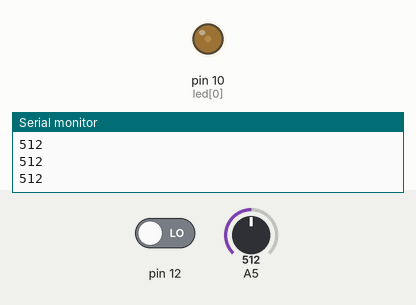
Simulated run of this sketch. Board: Arduino Uno, built with avr-gcc and run on an emulated ATmega328P. Parts: output pins drawn as LEDs (lit = HIGH), the last lines printed to the serial monitor. Inputs (shaded band) come from the test bench; at power-on: A5 = 512, pin 12 LOW.

Above: at 1.2 s.
1.3 s: A5 set to 716
At 1.8 s:
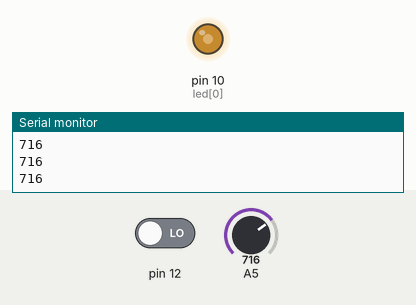
2.9 s: A5 set to 900
At 4.2 s:
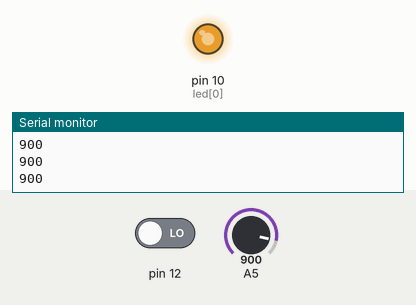
4.5 s: A5 set to 511
At 5.9 s:
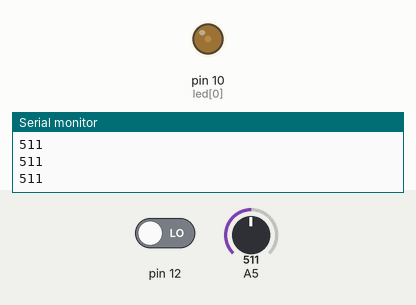
Timing chart, 0 to 7.5 s (numbered marks = the images above; inputs shaded):
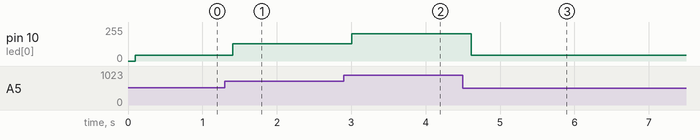

Measured:
- after the input at 1.3 s, pin 10 (led[0]): 45/255 → 129/255 after 0.11 s
- after the input at 2.9 s, pin 10 (led[0]): 129/255 → 204/255 after 0.11 s
- after the input at 4.5 s, pin 10 (led[0]): 204/255 → 45/255 after 0.12 s

The sketch:

Exercicio03.ino
```cpp
unsigned int sensorAnalogico;
unsigned int pwm;
int i=0;
int led[] = {10};

void setup() {
  Serial.begin(9600);
   pinMode(12, INPUT);

}

void loop() {
  int liga = digitalRead(12);
  sensorAnalogico = analogRead(A5);
  Serial.println(sensorAnalogico);
  //Serial.println(liga);
  delay(100);

  pwm = map (sensorAnalogico, 400, 1023, 0, 255);


  analogWrite(led[i], pwm);


}
```
